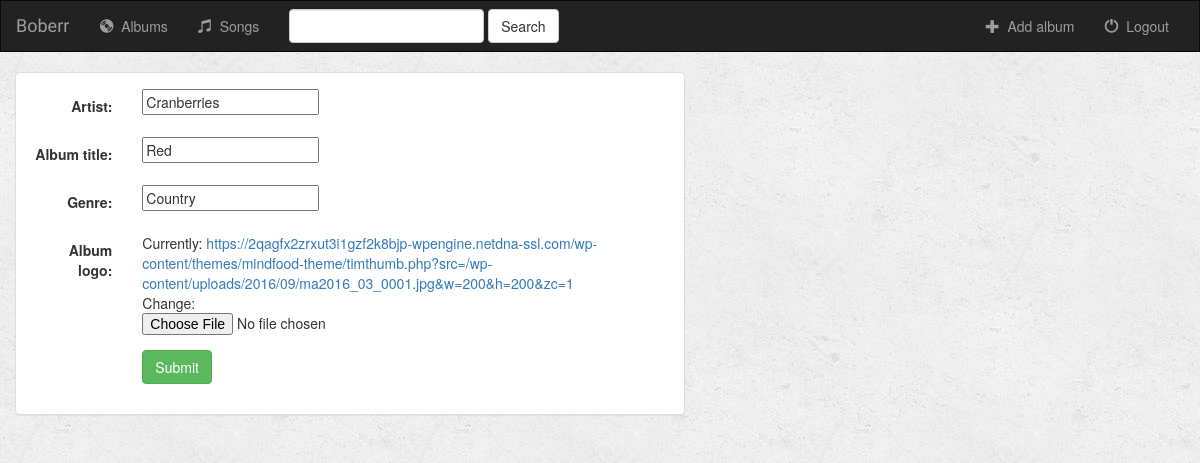
Page /music/album/1/ on the earlier database version.
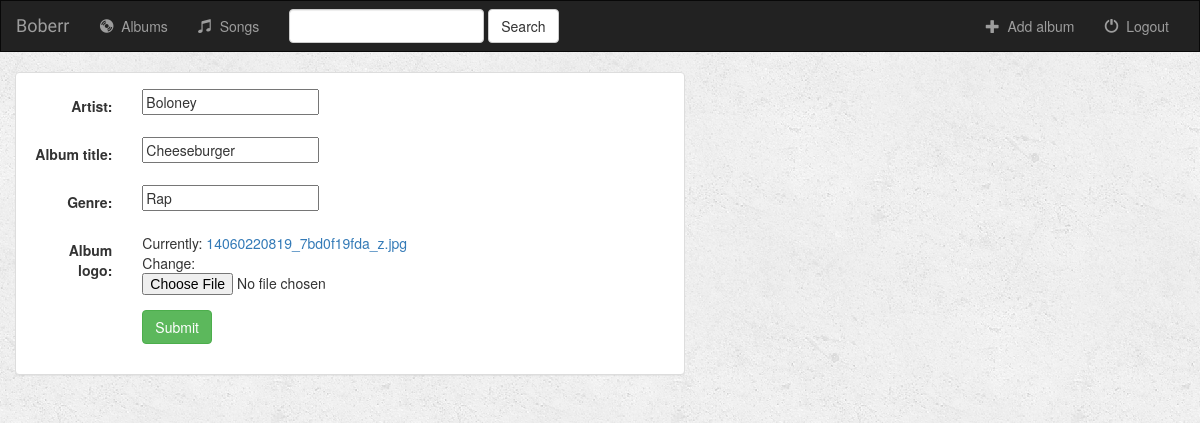
Same page on the later database version.
### music/models.py (models this page shows, shortened)
class Album(models.Model):
    artist = models.CharField(max_length=256)
    album_title = models.CharField(max_length=512)
    genre = models.CharField(max_length=128)
    album_logo = models.ImageField()

### music/views.py (the view)
# urls.py: path('album/<int:pk>/', views.AlbumUpdate.as_view(), name='album_update'),
class AlbumUpdate(UpdateView):
    model = Album
    fields = ['artist', 'album_title', 'genre', 'album_logo']

### music/templates/music/album_form.html (shortened to what this page needs)
{% extends 'music/base.html' %}
{% block body %}
<div class="container-fluid">
    <div class="row">
        <div class="col-sm-12 col-md-7">
            <div class="panel panel-default">
                <div class="panel-body">
                    <form class="form-horizontal" action="" method="post" enctype="multipart/form-data">
                        {% include 'music/form-template.html' %}
                        <div class="form-group">
                            <div class="col-sm-offset-2 col-sm-10">
                                <button type="submit" class="btn btn-success">Submit</button>
                            </div>
                        </div>
                    </form>
                </div>
            </div>
        </div>
    </div>
</div>
{% endblock %}

### music/templates/music/form-template.html (shortened to what this page needs)
{% for field in form %}
    <div class="form-group">
        <div class="col-sm-offset-2 col-sm-10">
        </div>
        <label class="control-label col-sm-2">{{ field.label_tag }}</label>
        <div class="col-sm-10">{{ field }}</div>
    </div>
{% endfor %}

Differences in the rows shown:
changed Album: artist "Cranberries" → "Boloney"; album_title "Red" → "Cheeseburger"; genre "Country" → "Rap"
Other differences:
text no longer shown: "Currently: https://2qagfx2zrxut3i1gzf2k8bjp-wpengine.netdna-ssl.com/wp-content/themes/mindfood-theme/timthumb.php?src=/wp-content/uploads/2016/09/ma2016_03_0001.jpg&w=200&h=200&zc=1 Change:"
text now shown: "Currently: 14060220819_7bd0f19fda_z.jpg Change:"
